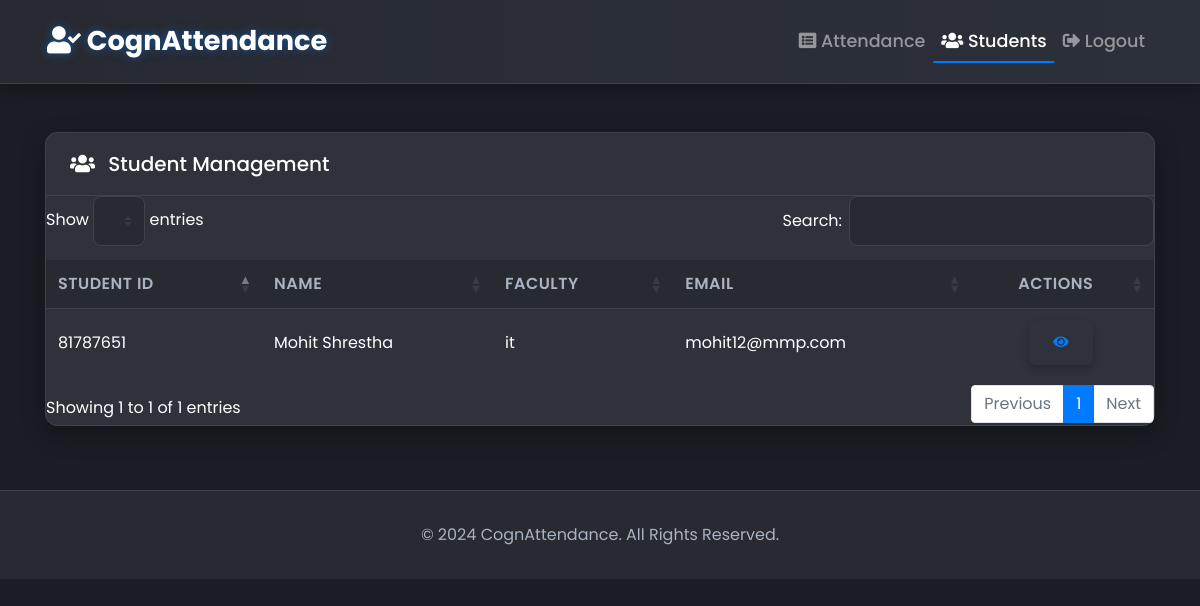
The page /students (signed in) on the database as committed earlier.
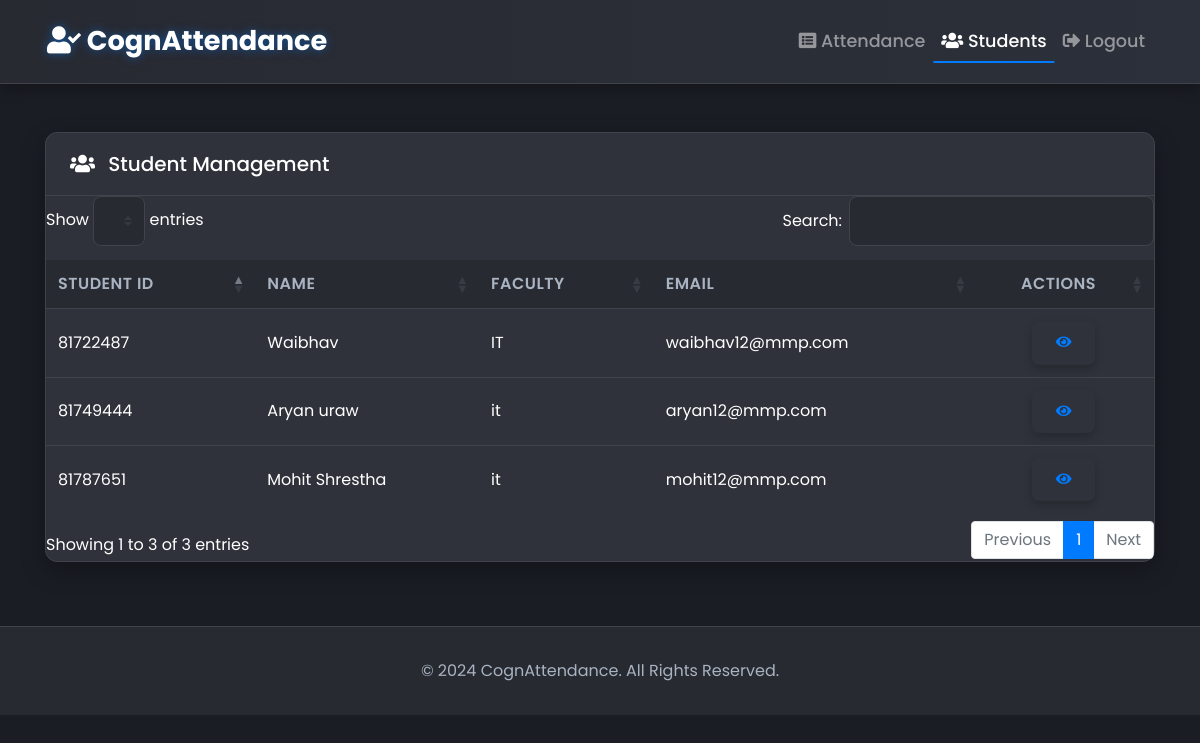
The same page on the database as committed later.
### tables this page shows
CREATE TABLE students (
                id TEXT PRIMARY KEY,
                name TEXT NOT NULL,
                faculty TEXT,
                dob TEXT,
                email TEXT,
                address TEXT
            );

### app.py (the view)
@app.route('/students')
@login_required
def list_students():
    students = get_all_students()
    return render_template('students.html', students=students)

### app.py (called while the page is built)
def login_required(f):
    @wraps(f)
    def decorated_function(*args, **kwargs):
        if 'logged_in' not in session:
            return redirect(url_for('login', next=request.url))
        return f(*args, **kwargs)
    return decorated_function

### database_sql.py (called while the page is built, shortened)
def get_db_connection():
    if DB_TYPE == 'mysql':
        if not MYSQL_AVAILABLE:
            raise ImportError("MySQL driver not available. Please install mysql-connector-python")
        import mysql.connector  # type: ignore
        connection = mysql.connector.connect(
            host=DB_HOST,
            port=DB_PORT,
            database=DB_NAME,
            user=DB_USER,
            password=DB_PASSWORD
        )
        return connection
    else:  # sqlite (default)
        import sqlite3
        conn = sqlite3.connect(DB_FILE)
        conn.row_factory = sqlite3.Row
        return conn

def get_all_students():
    conn = get_db_connection()
    cursor = conn.cursor()
    cursor.execute("SELECT * FROM students ORDER BY name")
    rows = cursor.fetchall()
    if cursor.description:
        columns = [desc[0] for desc in cursor.description]
        result = []
        for row in rows:
            row_dict = {}
            for i, column in enumerate(columns):
                try:
                    if hasattr(row, '__getitem__'):
                        value = list(row)[i]
                    else:
                        value = list(row)[i]
                    row_dict[column] = value
                except (IndexError, TypeError):
                    row_dict[column] = None
            result.append(row_dict)
    else:
        result = []
    conn.close()
    return result

### templates/students.html (shortened to what this page needs)
{% extends 'layout.html' %}
{% block content %}
    <div class="card">
        <div class="card-header d-flex justify-content-between align-items-center">
            <h5 class="mb-0"><i class="fas fa-users mr-2"></i> Student Management</h5>
        </div>
        <div class="table-responsive">
            <table class="table table-hover mb-0" id="studentTable">
                <thead>
                    <tr>
                        <th>Student ID</th>
                        <th>Name</th>
                        <th>Faculty</th>
                        <th>Email</th>
                        <th class="text-center">Actions</th>
                    </tr>
                </thead>
                <tbody>
                    {% for student in students %}
                        <tr id="student-row-{{ student.id }}">
                            <td>{{ student.id }}</td>
                            <td>{{ student.name }}</td>
                            <td>{{ student.faculty }}</td>
                            <td>{{ student.email }}</td>
                            <td class="text-center">
                                <a href="{{ url_for('student_details', student_id=student.id) }}" class="btn btn-sm btn-outline-primary mr-1" title="View Details">
                                    <i class="fas fa-eye"></i>
                                </a>
                            </td>
                        </tr>
                    {% endfor %}
                </tbody>
            </table>
        </div>
    </div>
{% endblock %}

### templates/layout.html (shortened to what this page needs)
<!doctype html>
<html lang="en">
<head>
    <link rel="stylesheet" href="https://stackpath.bootstrapcdn.com/bootstrap/4.5.2/css/bootstrap.min.css">
    <link rel="stylesheet" href="https://cdnjs.cloudflare.com/ajax/libs/font-awesome/5.15.3/css/all.min.css">
    <link rel="stylesheet" type="text/css" href="https://cdn.datatables.net/1.11.5/css/dataTables.bootstrap4.min.css">
    <link rel="stylesheet" href="{{ url_for('static', filename='style.css') }}">
</head>
<body>
    <nav class="navbar navbar-expand-lg navbar-dark">
        <div class="container">
            <a class="navbar-brand" href="{{ url_for('index') }}"><i class="fas fa-user-check"></i> CognAttendance</a>
            <div class="collapse navbar-collapse" id="navbarNav">
                <ul class="navbar-nav ml-auto">
                    {% if session.logged_in %}
                        <li class="nav-item {% if request.endpoint == 'index' %}active{% endif %}">
                            <a class="nav-link" href="{{ url_for('index') }}"><i class="fas fa-list-alt"></i> Attendance</a>
                        </li>
                        <li class="nav-item {% if request.endpoint == 'list_students' or request.endpoint == 'student_details' %}active{% endif %}">
                            <a class="nav-link" href="{{ url_for('list_students') }}"><i class="fas fa-users"></i> Students</a>
                        </li>
                        <li class="nav-item">
                            <a class="nav-link" href="{{ url_for('logout') }}"><i class="fas fa-sign-out-alt"></i> Logout</a>
                        </li>
                    {% endif %}
                </ul>
            </div>
        </div>
    </nav>
    <main role="main" class="container my-5">
        {% block content %}{% endblock %}
    </main>
    <footer class="footer">
        <div class="container">
            <span>&copy; 2024 CognAttendance. All Rights Reserved.</span>
        </div>
    </footer>
</body>
</html>

### static/style.css (style rules this page uses)
:root { --primary-bg: #1a1d24; --secondary-bg: #272a31; --card-bg: #2f323a; --primary-text: #ffffff; --secondary-text: #a9b3c1; --accent: #007bff; --accent-hover: #0056b3; --border-color: #40434a; --success: #28a745; --danger: #dc3545; --glow-color: rgba(0, 123, 255, 0.5); }
body { background-color: var(--primary-bg); color: var(--primary-text); font-family: 'Poppins', sans-serif; font-weight: 400; animation: fadeIn 0.8s ease-in-out; }
.navbar { background: linear-gradient(to right, var(--secondary-bg), #2c303a); border-bottom: 1px solid var(--border-color); padding: 1rem 2rem; box-shadow: 0 4px 15px rgba(0, 0, 0, 0.3); transition: all 0.3s ease; }
.navbar-brand { font-weight: 700; font-size: 1.7rem; color: var(--primary-text) !important; text-shadow: 0 0 10px var(--glow-color); transition: text-shadow 0.3s ease; }
.nav-link { font-weight: 500; font-size: 1.1rem; position: relative; padding-bottom: 0.5rem; transition: color 0.3s ease; }
.nav-link::after { content: ''; position: absolute; bottom: 0; left: 50%; transform: translateX(-50%); width: 0; height: 2px; background-color: var(--accent); transition: width 0.4s ease; }
.nav-link:hover::after, .nav-item.active .nav-link::after { width: 100%; }
.nav-link:hover, .nav-item.active .nav-link { color: var(--primary-text) !important; }
.card { background-color: var(--card-bg); border: 1px solid var(--border-color); border-radius: 12px; box-shadow: 0 8px 25px rgba(0, 0, 0, 0.3); margin-top: 2rem; animation: slideInUp 0.7s ease-out forwards; transition: transform 0.3s ease, box-shadow 0.3s ease; }
.card-header { background-color: transparent; font-size: 1.4rem; font-weight: 600; border-bottom: 1px solid var(--border-color); border-top-left-radius: 12px; border-top-right-radius: 12px; padding: 1.2rem 1.5rem; }
.table { color: var(--primary-text); margin-bottom: 0; }
.table-responsive { border-radius: 8px; overflow: hidden; }
.table thead th { background-color: var(--secondary-bg); color: var(--secondary-text); border: none; font-weight: 600; text-transform: uppercase; letter-spacing: 0.5px; }
.table tbody tr { background-color: var(--card-bg); transition: background-color 0.2s ease-in-out, transform 0.2s ease; }
.table td, .table th { border-top: 1px solid var(--border-color); vertical-align: middle; }
.btn { font-weight: 600; border-radius: 8px; padding: 0.7rem 1.5rem; border: none; transition: all 0.3s ease; box-shadow: 0 4px 10px rgba(0, 0, 0, 0.2); }
.footer { text-align: center; padding: 2rem 0; margin-top: 4rem; color: var(--secondary-text); border-top: 1px solid var(--border-color); background-color: var(--secondary-bg); }

Rows that differ between the two databases and show on the page:
added students: id "81749444", name "Aryan uraw", faculty "it", email "aryan12@mmp.com"
added students: id "81722487", name "Waibhav", faculty "IT", email "waibhav12@mmp.com"
Other text that changed with them:
text written by a page script: "Show entries Search: Showing 1 to 1 of 1 entries Previous 1 Next" → "Show entries Search: Showing 1 to 3 of 3 entries Previous 1 Next"
